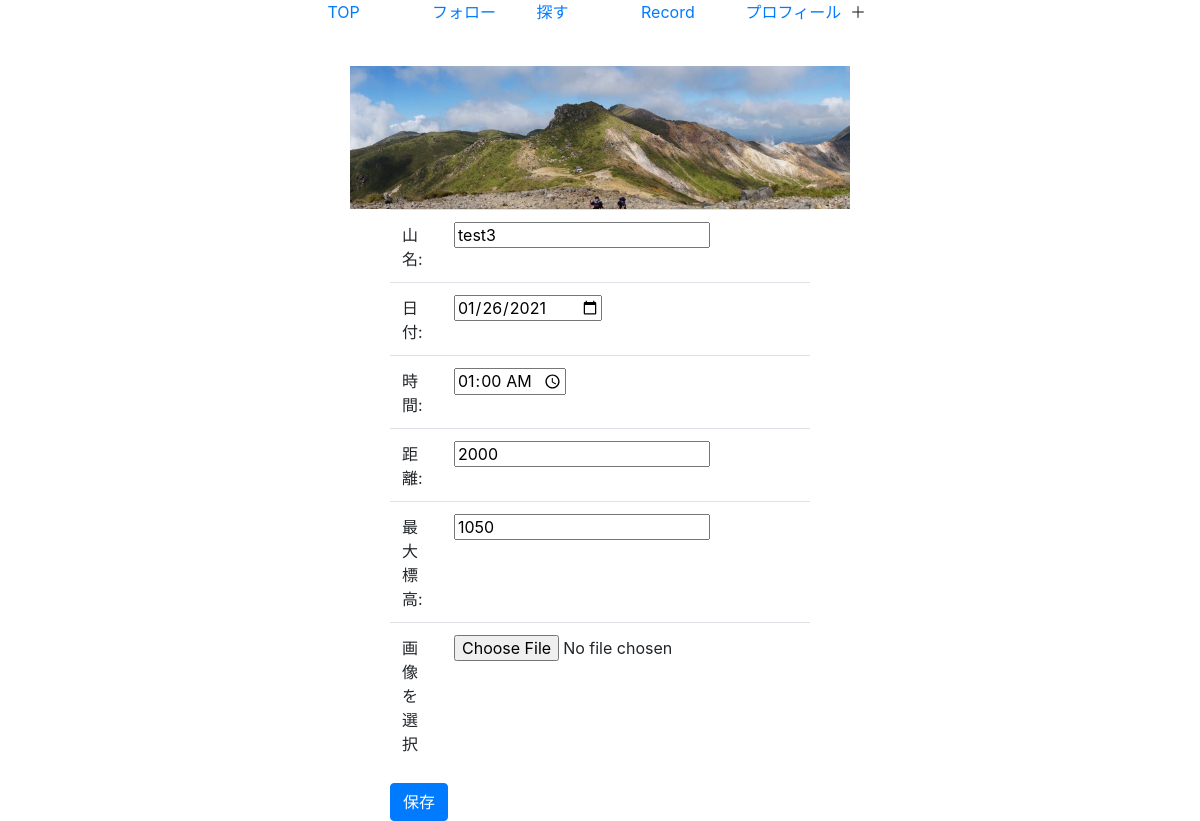
The page /edit.php?id=24 (signed in) on the database its author committed.
### tables this page shows
CREATE TABLE `tozan_record_table` (
  `image_id` int(11) NOT NULL,
  `user_id` int(12) NOT NULL,
  `image_name` varchar(256) NOT NULL,
  `created_at` datetime NOT NULL,
  `name` varchar(255) NOT NULL,
  `date` date DEFAULT NULL,
  `time` time NOT NULL,
  `distance` int(11) NOT NULL,
  `maximumAltitude` int(11) NOT NULL
);

### edit.php (the view, shortened to what this page needs)
<?php
$pdo = connect_to_db();
$id = $_GET['id'];
$sql = 'SELECT * FROM tozan_record_table WHERE image_id=:id';
$stmt = $pdo->prepare($sql);
$stmt->bindValue(':id', $id, PDO::PARAM_INT);
$status = $stmt->execute();
if ($status == false) {
  $error = $stmt->errorInfo();
  echo json_encode(["error_msg" => "{$error[2]}"]);
  exit();
} else {
  $record = $stmt->fetch(PDO::FETCH_ASSOC);
}
?>
<link rel="stylesheet" href="https://stackpath.bootstrapcdn.com/bootstrap/4.3.1/css/bootstrap.min.css">
<link rel="stylesheet" href="css/styles.css">
<body style="max-width: 700px; margin: 0 auto;">
  <div id="navbar">
    <ul>
      <li><a href="input.php">TOP</a></li>
      <li><a href="follow_page.php">フォロー</a></li>
      <li><a href="follow_page.php">探す</a></li>
      <li><a href="data.php">Record</a></li>
      <li><a href="profile_edit.php">プロフィール</a></li>
      <li><a id="panel-btn" style="display:block;">＋</a></li>
    </ul>
  </div>
  <div style="text-align:center">
    <img src="images/<?php echo $record['image_name']; ?>" width="500px" height="auto">
  </div>
  <form action="execution.php/update.php" method="POST" enctype="multipart/form-data" style="width: 60%; margin:0 auto;">
    <table class="table">
      <tbody>
        <tr>
          <td class="col-md-5">山名:</td>
          <td class="col-md-5"><input type="text" name="name" value="<?= $record["name"] ?>"></td>
        </tr>
        <tr>
          <td>日付:</td>
          <td><input type="date" name="date" value="<?= $record["date"] ?>"></td>
        </tr>
        <tr>
          <td>時間:</td>
          <td><input type="time" step="300" name="time" value="<?= $record["time"] ?>"></td>
        </tr>
        <tr>
          <td>距離:</td>
          <td><input type="text" name="distance" value="<?= $record["distance"] ?>"></td>
        </tr>
        <tr>
          <td>最大標高:</td>
          <td><input type="text" name="maximumAltitude" value="<?= $record["maximumAltitude"] ?>"></td>
        </tr>
        <tr>
          <td>画像を選択</td>
          <td><input type="file" name="image2"></td>
        </tr>
      </tbody>
    </table>
    <button type="submit" class="btn btn-primary">保存</button>
  </form>
</body>

### css/styles.css (style rules this page uses)
#navbar { display: flex; justify-content: flex-end; }
#navbar li { display: inline-block; width: 100px; height: 50px; }

### rows shown on the page
tozan_record_table: image_name (picture), name "test3", date "01/26/2021", time "01:00:00", distance "2000", maximumAltitude "1050"
